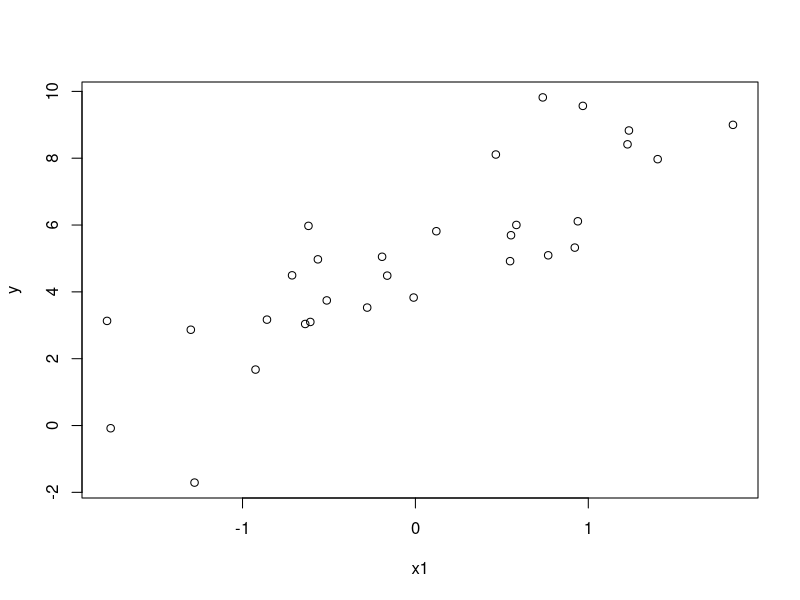
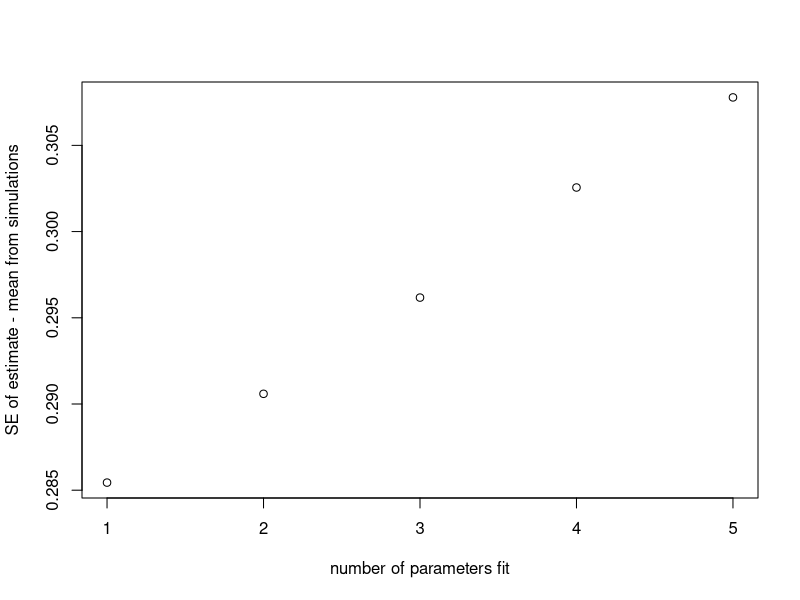
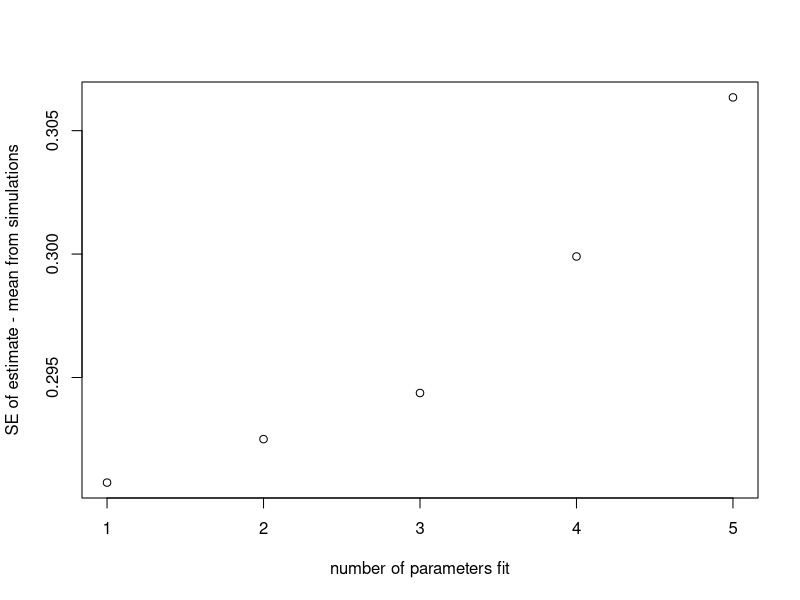
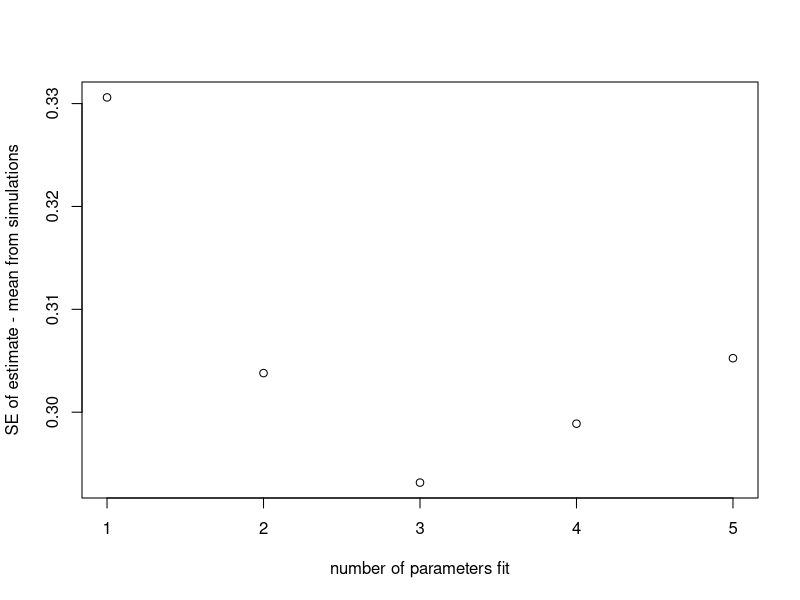
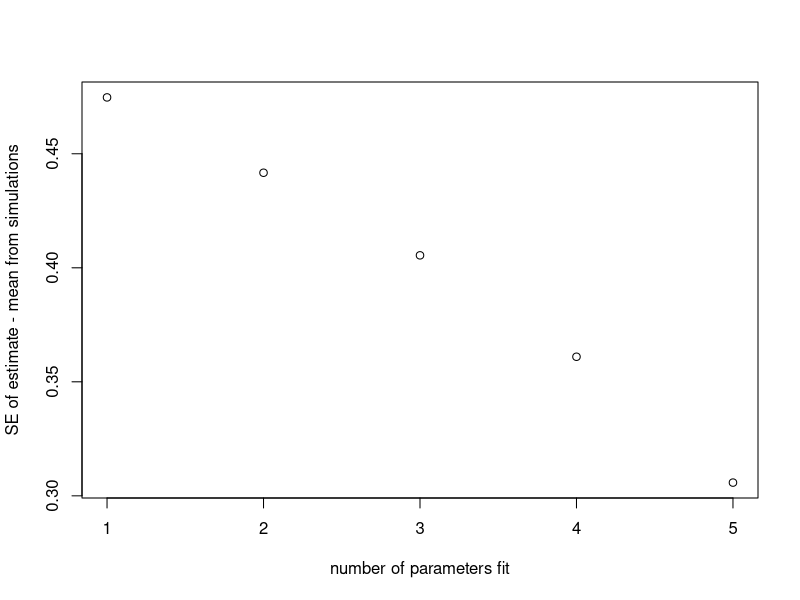

These charts were generated, in order, by the following R code:


# bias in estimates, variance in estimates, and bias-variance tradeoffs.


 # let's say we have a the following data
 
 
 x1 <- rnorm(30, 0, 1)
 
 y <- rnorm(length(x1), 5 + 2*x1, sd = 1.5)
 
 plot(y~x1)
 
 (summary(lm(y~x1)))
 
 
# Now let us say that we have additional co-variates x2-x5, that we think are important (but are actually unrelated to y)

x2 <- rnorm(30, 0, 1)
x3 <- rnorm(30, 0, 1)
x4 <- rnorm(30, 0, 1)
x5 <- rnorm(30, 0, 1)

# What happens to the estimates for the intercept and x1
 (summary(lm(y~x1))[[4]][1:2,1:2])
 (summary(lm(y~ x1  + x2))[[4]][1:2,1:2])
 (summary(lm(y~ x1 + x2 + x3))[[4]][1:2,1:2])
 (summary(lm(y~ x1 + x2 + x3 + x4))[[4]][1:2,1:2])
 (summary(lm(y~ x1 + x2 + x3 + x4 + x5))[[4]][1:2,1:2])
 
 
 # Let's look at this overall a whole bunch of simulations (only worrying about the SE for the coefficient associated with x1)
 
 # Let's write a general function to do this.
 BiasVarianceSimulator <- function(sample_size = 30, b1 = 2, b2 = 0, b3 =0, b4 = 0, b5=0, Model_SE = 1.5){
 	# the b's determine how much influence each of the covariates have on y. Defaults to only x1 influencing it.
 	# Our potential covariates
 	x1 <- rnorm(sample_size, 0, 1)
    x2 <- rnorm(sample_size, 0, 1)
    x3 <- rnorm(sample_size, 0, 1)
    x4 <- rnorm(sample_size, 0, 1)
    x5 <- rnorm(sample_size, 0, 1)
    
    deterministicPartModel <- 5 + b1*x1 + b2*x2 + b3*x3 + b4*x4 + b5*x5
    y <- rnorm(length(x1), deterministicPartModel, sd = Model_SE)
    
    # We are only extracting the SE associated with the parameter estimate for b1 for this simulation
    SE.1 <- (summary(lm(y~ x1))[[4]][2,2])
    SE.2 <- (summary(lm(y~ x1 + x2 ))[[4]][2,2])
    SE.3 <- (summary(lm(y~ x1 + x2 + x3 ))[[4]][2,2])
    SE.4 <- (summary(lm(y~ x1 + x2 + x3 + x4))[[4]][2,2])
    SE.5 <- (summary(lm(y~ x1 + x2 + x3 + x4 + x5))[[4]][2,2])
    
    return(c(SE.1= SE.1, SE.2  = SE.2, SE.3 = SE.3, SE.4 = SE.4, SE.5 = SE.5))
 }
 
 
BiasVarianceSimOutput <- t(replicate(1000,  BiasVarianceSimulator()))
colMeans(BiasVarianceSimOutput)
apply(BiasVarianceSimOutput, 2, sd)
plot(colMeans(BiasVarianceSimOutput), xlab = "number of parameters fit", ylab = "SE of estimate - mean from simulations")

# So all else being equal. When you estimate additional parameters (that contain no information) it decreases your ability to estimate yuor other parameters with as high a degree of certainty.


# Of course life is often much more complicated than this!!!!



# Let's do the same thing, but with several co-variates influencing y (but x1 still being the most important one)

BiasVarianceSimOutput.2 <- t(replicate(1000,  BiasVarianceSimulator(b2=0.25, b3=0.25)))
colMeans(BiasVarianceSimOutput.2)
apply(BiasVarianceSimOutput.2, 2, sd)
plot(colMeans(BiasVarianceSimOutput.2), xlab = "number of parameters fit", ylab = "SE of estimate - mean from simulations")


# And as we increase the effect sizes of those other covariates
BiasVarianceSimOutput.3 <- t(replicate(1000,  BiasVarianceSimulator(b2=0.75, b3=0.5)))
colMeans(BiasVarianceSimOutput.3)
apply(BiasVarianceSimOutput.3, 2, sd)
plot(colMeans(BiasVarianceSimOutput.3), xlab = "number of parameters fit", ylab = "SE of estimate - mean from simulations")



# Finally let us try with all 5 covariates being of equal importance

BiasVarianceSimOutput.4 <- t(replicate(1000,  BiasVarianceSimulator(b1=1, b2=1,b3=1, b4=1, b5=1)))
colMeans(BiasVarianceSimOutput.4)
apply(BiasVarianceSimOutput.4, 2, sd)
plot(colMeans(BiasVarianceSimOutput.4), xlab = "number of parameters fit", ylab = "SE of estimate - mean from simulations")

# So you can see the influence of additional variables on your ability to estimate the variables can vary alot.

# It would also be worth examining the bias in estimation, or variance accounted for, for these simulations, (and also thinking about including some degree of colinearity), which I will leave for an exercise.

